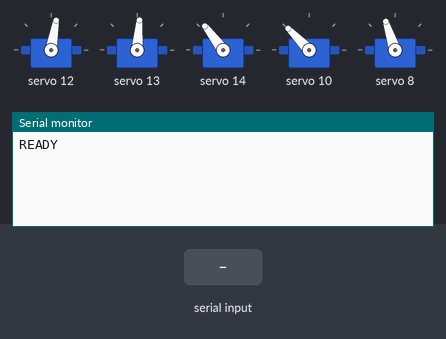
A sketch run on a simulated Arduino Uno, built with avr-gcc and run on an emulated ATmega328P. Shown: 5 × servo, the last lines printed to the serial monitor. The test bench sets the inputs (shaded band).

Above: at 1.6 s.
1.7 s: "GETALL\n" received over Serial
At 2.4 s:
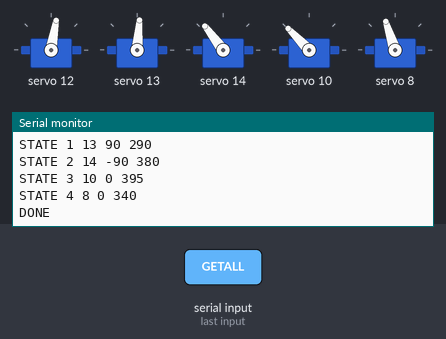
3.2 s: "HOME\n" received over Serial
At 4.7 s:
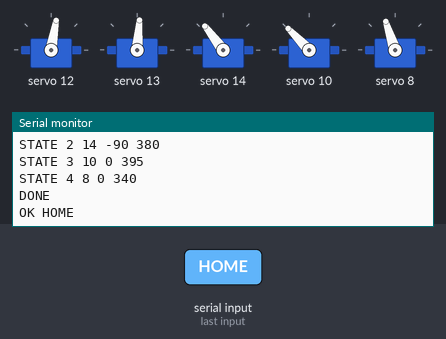
5.1 s: "SET \n" received over Serial
At 5.9 s:
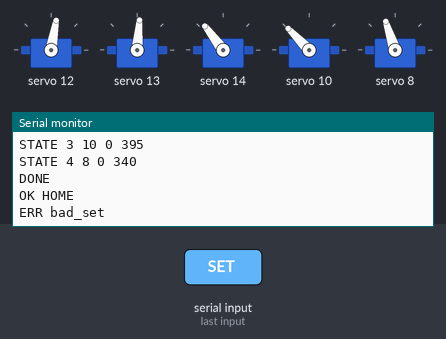
Timing chart, 0 to 8.1 s (numbered marks = the images above; inputs shaded):
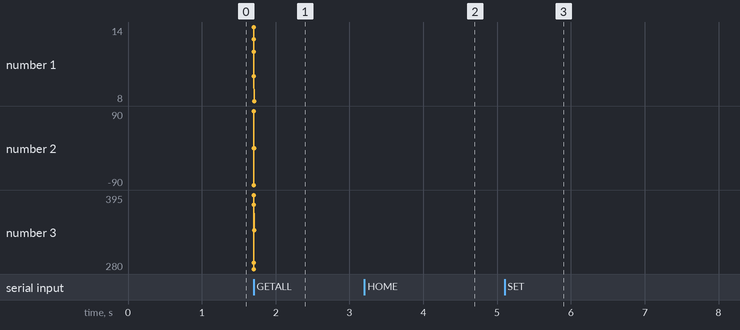

Measured:
- after the input at 1.7 s, the serial monitor: prints a new line at once (image 1)
- after the input at 3.2 s, the serial monitor: prints a new line after 0.40 s (image 2)
- after the input at 5.1 s, the serial monitor: prints a new line at once (image 3)

The sketch:

pca9685_positional_serial_bridge.ino
```cpp
#include <Wire.h>
#include <Adafruit_PWMServoDriver.h>

Adafruit_PWMServoDriver pwm = Adafruit_PWMServoDriver(0x40);

constexpr uint8_t SERVO_CHANNELS[] = {12, 13, 14, 10, 8};
constexpr int16_t INITIAL_ANGLES[] = {90, 90, -90, 0, 0};
constexpr int16_t LOGICAL_MIN_ANGLES[] = {0, 0, -150, -90, -90};
constexpr int16_t LOGICAL_MAX_ANGLES[] = {180, 180, 30, 90, 90};
constexpr int8_t  CENTERED_POSITIVE_INCREASES_PWM[] = {0, 0, 1, 0, 2};
constexpr uint8_t SERVO_COUNT = sizeof(SERVO_CHANNELS) / sizeof(SERVO_CHANNELS[0]);

constexpr uint16_t SERVO_MIN_PULSE[] = {85, 100, 500, 150, 140};
constexpr uint16_t SERVO_MAX_PULSE[] = {475, 480, 140, 640, 540};
constexpr uint16_t STANDARD_CENTER_PULSE[] = {280, 280, 380, 395, 340};
constexpr int16_t CENTERED_RANGE_DEGREES = 90;
constexpr int16_t HALF_PULSE_RANGE[] = {235, 235, 235, 245, 245};
constexpr uint8_t SMOOTH_MIN_STEP_PULSE = 1;
constexpr uint8_t SMOOTH_MAX_STEP_PULSE = 4;
constexpr uint8_t SMOOTH_STEP_DELAY_MS = 8;

int16_t currentAngles[SERVO_COUNT];
uint16_t currentPulses[SERVO_COUNT];

uint16_t physicalAngleToPulse(uint8_t servoIndex, int16_t angle) {
  return map(angle, LOGICAL_MIN_ANGLES[servoIndex], LOGICAL_MAX_ANGLES[servoIndex], SERVO_MIN_PULSE[servoIndex], SERVO_MAX_PULSE[servoIndex]);
}

void moveServoSmooth(uint8_t servoIndex, uint16_t targetPulse) {
  const uint8_t channel = SERVO_CHANNELS[servoIndex];
  uint16_t currentPulse = currentPulses[servoIndex];

  if (currentPulse == 0) {
    pwm.setPWM(channel, 0, targetPulse);
    currentPulses[servoIndex] = targetPulse;
    return;
  }

  while (currentPulse != targetPulse) {
    const uint16_t remainingDistance =
        (currentPulse < targetPulse) ? (targetPulse - currentPulse) : (currentPulse - targetPulse);
    uint16_t stepPulse = remainingDistance / 6;
    stepPulse = constrain(stepPulse, SMOOTH_MIN_STEP_PULSE, SMOOTH_MAX_STEP_PULSE);

    uint16_t nextPulse = currentPulse;
    if (currentPulse < targetPulse) {
      nextPulse = static_cast<uint16_t>(currentPulse + stepPulse);
      if (nextPulse > targetPulse) {
        nextPulse = targetPulse;
      }
    } else {
      nextPulse = static_cast<uint16_t>(currentPulse - stepPulse);
      if (nextPulse < targetPulse) {
        nextPulse = targetPulse;
      }
    }

    pwm.setPWM(channel, 0, nextPulse);
    currentPulse = nextPulse;
    delay(SMOOTH_STEP_DELAY_MS);
  }

  currentPulses[servoIndex] = targetPulse;
}

void setServoByIndex(uint8_t servoIndex, int16_t angle) {
  angle = constrain(angle, LOGICAL_MIN_ANGLES[servoIndex], LOGICAL_MAX_ANGLES[servoIndex]);
  uint16_t finalPulse = 0;

  finalPulse = physicalAngleToPulse(servoIndex, angle);

  moveServoSmooth(servoIndex, finalPulse);
  currentAngles[servoIndex] = angle;
}

void applyInitialPositions() {
  for (uint8_t i = 0; i < SERVO_COUNT; ++i) {
    setServoByIndex(i, INITIAL_ANGLES[i]);
    delay(80);
  }
}

void printState(uint8_t servoIndex) {
  Serial.print("STATE ");
  Serial.print(servoIndex);
  Serial.print(' ');
  Serial.print(SERVO_CHANNELS[servoIndex]);
  Serial.print(' ');
  Serial.print(currentAngles[servoIndex]);
  Serial.print(' ');
  Serial.println(currentPulses[servoIndex]);
}

void printAllStates() {
  for (uint8_t i = 0; i < SERVO_COUNT; ++i) {
    printState(i);
  }
  Serial.println("DONE");
}

void handleSetCommand(char *args) {
  int servoIndex = -1;
  int angle = -1;
  if (sscanf(args, "%d %d", &servoIndex, &angle) != 2) {
    Serial.println("ERR bad_set");
    return;
  }

  if (servoIndex < 0 || servoIndex >= SERVO_COUNT) {
    Serial.println("ERR range");
    return;
  }

  if (angle < LOGICAL_MIN_ANGLES[servoIndex] || angle > LOGICAL_MAX_ANGLES[servoIndex]) {
    Serial.println("ERR range");
    return;
  }

  setServoByIndex(static_cast<uint8_t>(servoIndex), angle);
  Serial.print("OK ");
  Serial.print(servoIndex);
  Serial.print(' ');
  Serial.print(SERVO_CHANNELS[servoIndex]);
  Serial.print(' ');
  Serial.print(currentAngles[servoIndex]);
  Serial.print(' ');
  Serial.println(currentPulses[servoIndex]);
}

void handleGetCommand(char *args) {
  const int servoIndex = atoi(args);
  if (servoIndex < 0 || servoIndex >= SERVO_COUNT) {
    Serial.println("ERR range");
    return;
  }
  printState(static_cast<uint8_t>(servoIndex));
}

void handleCommand(char *buffer) {
  if (strcmp(buffer, "GETALL") == 0) {
    printAllStates();
    return;
  }

  if (strcmp(buffer, "HOME") == 0) {
    applyInitialPositions();
    Serial.println("OK HOME");
    return;
  }

  if (strncmp(buffer, "GET ", 4) == 0) {
    handleGetCommand(buffer + 4);
    return;
  }

  if (strncmp(buffer, "SET ", 4) == 0) {
    handleSetCommand(buffer + 4);
    return;
  }

  Serial.println("ERR unknown");
}

void setup() {
  Serial.begin(115200);
  Wire.begin();
  pwm.begin();
  pwm.setPWMFreq(50);
  delay(10);
  applyInitialPositions();
  Serial.println("READY");
}

void loop() {
  static char buffer[32];
  static uint8_t index = 0;

  while (Serial.available() > 0) {
    const char ch = static_cast<char>(Serial.read());
    if (ch == '\r') {
      continue;
    }

    if (ch == '\n') {
      buffer[index] = '\0';
      if (index > 0) {
        handleCommand(buffer);
      }
      index = 0;
      continue;
    }

    if (index < sizeof(buffer) - 1) {
      buffer[index++] = ch;
    }
  }
}
```
